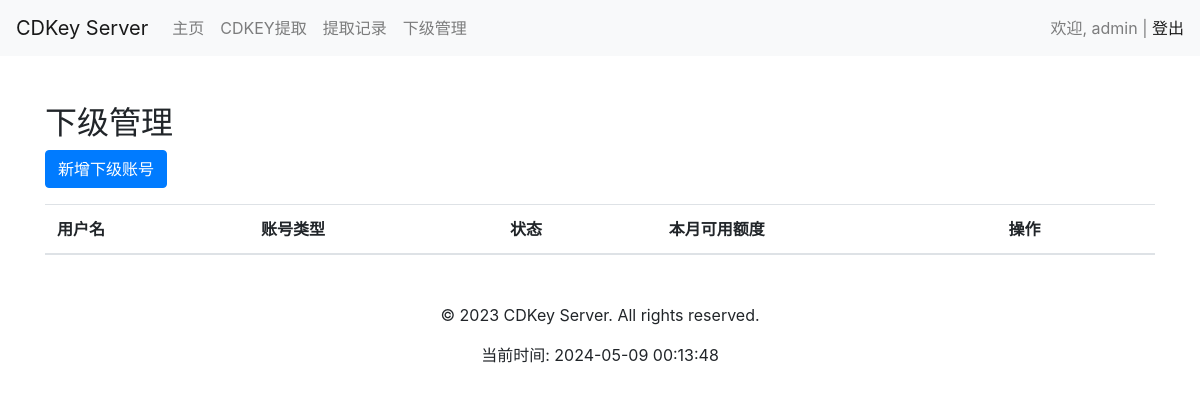
Page /user/subordinate/ (signed in) on the earlier database version.
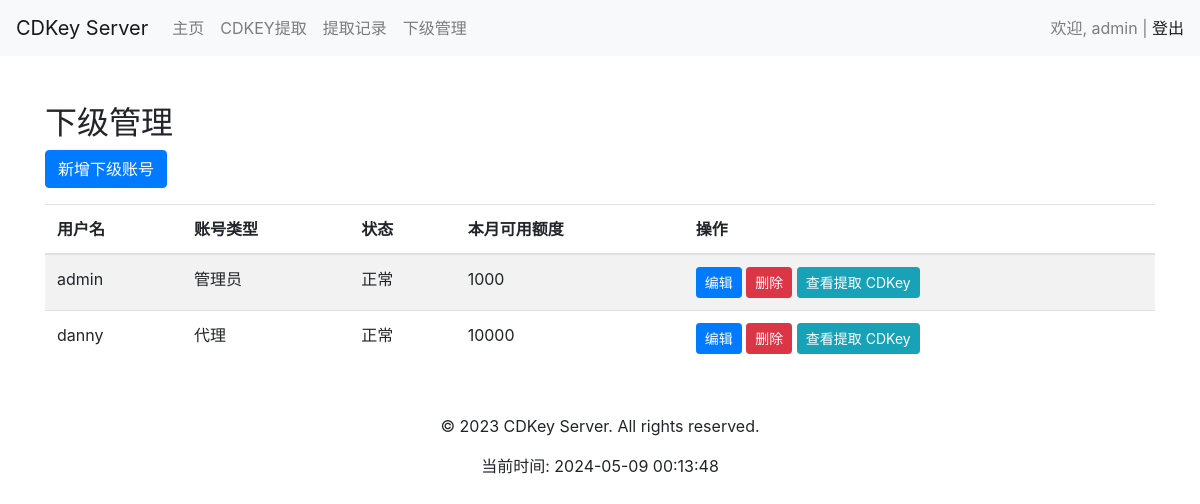
Same page on the later database version.
### user/models.py (models this page shows)
class User(AbstractUser):
    USER_TYPE_CHOICES = (
        (1, '管理员'),
        (2, '一级代理'),
        (3, '二级代理'),
    )
    ROLE_CHOICES = (
        ('admin', '管理员'),
        ('agent', '代理'),
    )
    superior = models.ForeignKey('self', on_delete=models.SET_NULL, null=True, blank=True, related_name='subordinates', verbose_name='上级')
    role = models.CharField(max_length=50, choices=ROLE_CHOICES, default='agent', verbose_name='角色')
    user_type = models.SmallIntegerField(choices=USER_TYPE_CHOICES, default=3, verbose_name='用户类型')
    is_active = models.BooleanField(default=True,verbose_name='是否激活')
    monthly_quota = models.IntegerField(default=0,verbose_name='月度配额')
    day_quota = models.IntegerField(default=0, verbose_name='日配额')
    quota_updated_at = models.DateField(auto_now_add=True)
    class Meta:
        db_table = 'user'

### user/views.py (the view)
# urls.py: path('subordinate/', views.subordinate, name='subordinate'),
@login_required
def subordinate(request):
    user = request.user
    subordinates = User.objects.filter(superior=user)
    context = {
        'subordinates': subordinates,
    }
    return render(request, 'user/subordinate.html', context)

### user/templates/user/subordinate.html
{% extends 'base.html' %}
{% block content %}
<div class="container mt-5">
    <h2>下级管理</h2>
    <a href="{% url 'user:subordinate_create' %}" class="btn btn-primary mb-3">新增下级账号</a>
    <table class="table table-striped">
        <thead>
            <tr>
                <th>用户名</th>
                <th>账号类型</th>
                <th>状态</th>
                <th>本月可用额度</th>
                <th>操作</th>
            </tr>
        </thead>
        <tbody>
            {% for subordinate in subordinates %}
            <tr>
                <td>{{ subordinate.username }}</td>
                <td>{{ subordinate.get_role_display }}</td>
                <td>
                    {% if subordinate.is_active %}
                        正常
                    {% else %}
                        禁用
                    {% endif %}
                </td>
                <td>{{ subordinate.monthly_quota }}</td>
                <td>
                    <a href="{% url 'user:subordinate_edit' subordinate.id %}" class="btn btn-sm btn-primary">编辑</a>
                    <a href="{% url 'user:subordinate_delete' subordinate.id %}" class="btn btn-sm btn-danger" onclick="return confirm('确定要删除吗?')">删除</a>
                    <a href="{% url 'user:subordinate_cdkeys' subordinate.id %}" class="btn btn-sm btn-info">查看提取 CDKey</a>
                </td>
            </tr>
            {% endfor %}
        </tbody>
    </table>
</div>
{% endblock %}

### user/templates/base.html (shortened to what this page needs)
<!DOCTYPE html>
<html lang="en">
<head>
    <link rel="stylesheet" href="https://stackpath.bootstrapcdn.com/bootstrap/4.5.2/css/bootstrap.min.css">
</head>
<body>
    <header>
        {% block header %}
        <nav class="navbar navbar-expand-lg navbar-light bg-light">
            <a class="navbar-brand" href="{% url 'user:user_home' %}">CDKey Server</a>
            <div class="collapse navbar-collapse" id="navbarNav">
                <ul class="navbar-nav">
                    <li class="nav-item">
                        <a class="nav-link" href="{% url 'user:user_home' %}">主页</a>
                    </li>
                    <li class="nav-item">
                        <a class="nav-link" href="{% url 'user:generate_cdkey' %}">CDKEY提取</a>
                    </li>
                    <li class="nav-item">
                        <a class="nav-link" href="{% url 'user:cdkey_record' %}">提取记录</a>
                    </li>
                    <li class="nav-item">
                        <a class="nav-link" href="{% url 'user:subordinate' %}">下级管理</a>
                    </li>
                </ul>
            </div>
            {% if user.is_authenticated %}
            <span class="navbar-text">
                欢迎, {{ user.username }} | <a href="{% url 'user:logout' %}">登出</a>
            </span>
            {% endif %}
        </nav>
        {% endblock %}
    </header>
    <main>
        {% block content %}{% endblock %}
    </main>
    <footer class="mt-5">
        {% block footer %}
        <div class="text-center">
            <p>&copy; 2023 CDKey Server. All rights reserved.</p>
            <p>当前时间: {% now "Y-m-d H:i:s" %}</p>
        </div>
        {% endblock %}
    </footer>
</body>
</html>

Differences in the rows shown:
now on one of the page's lists (row edited): User: username "admin", role "管理员", monthly_quota "1000"
added User: username "danny", role "代理", is_active "正常", monthly_quota "10000"
